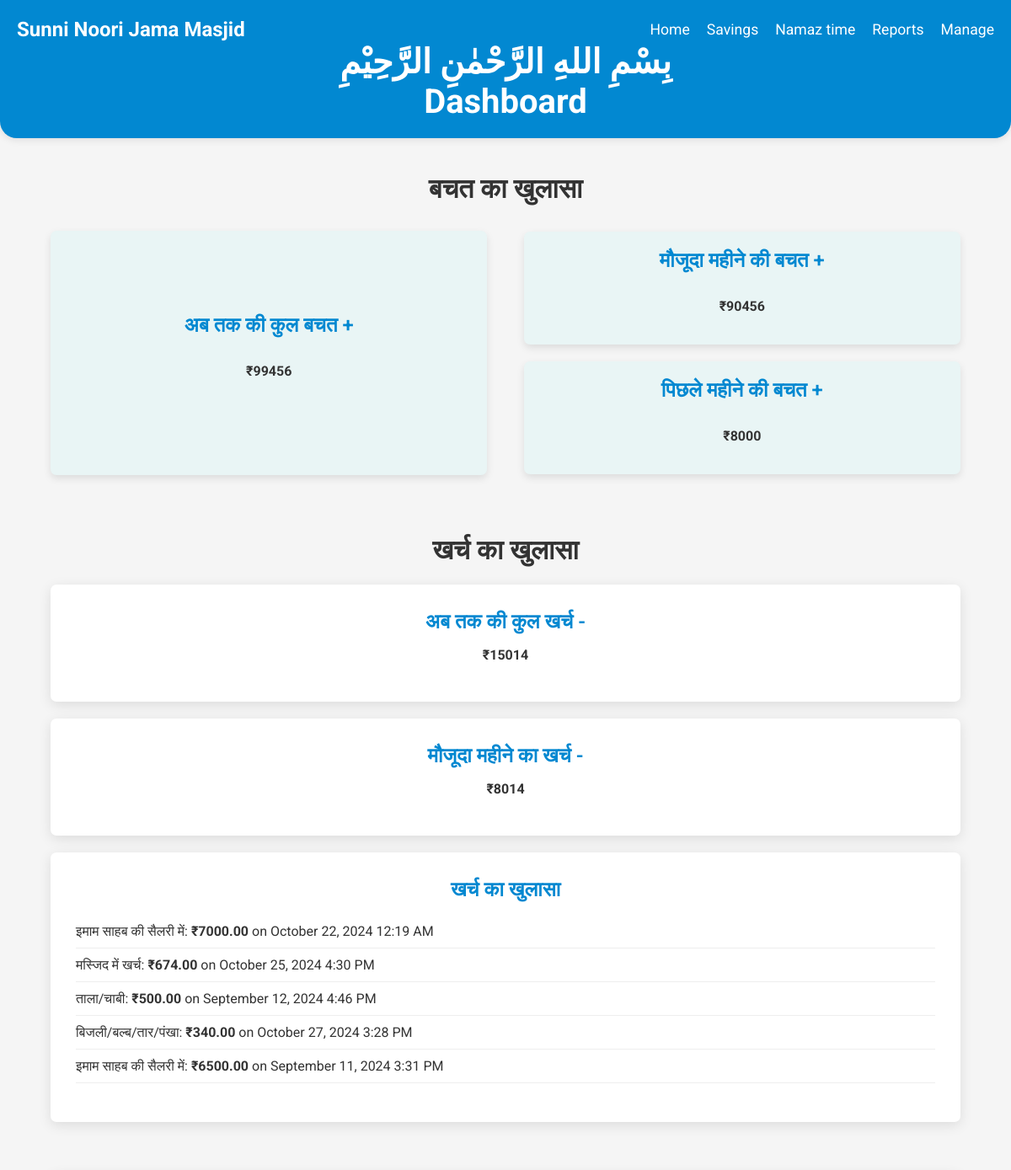
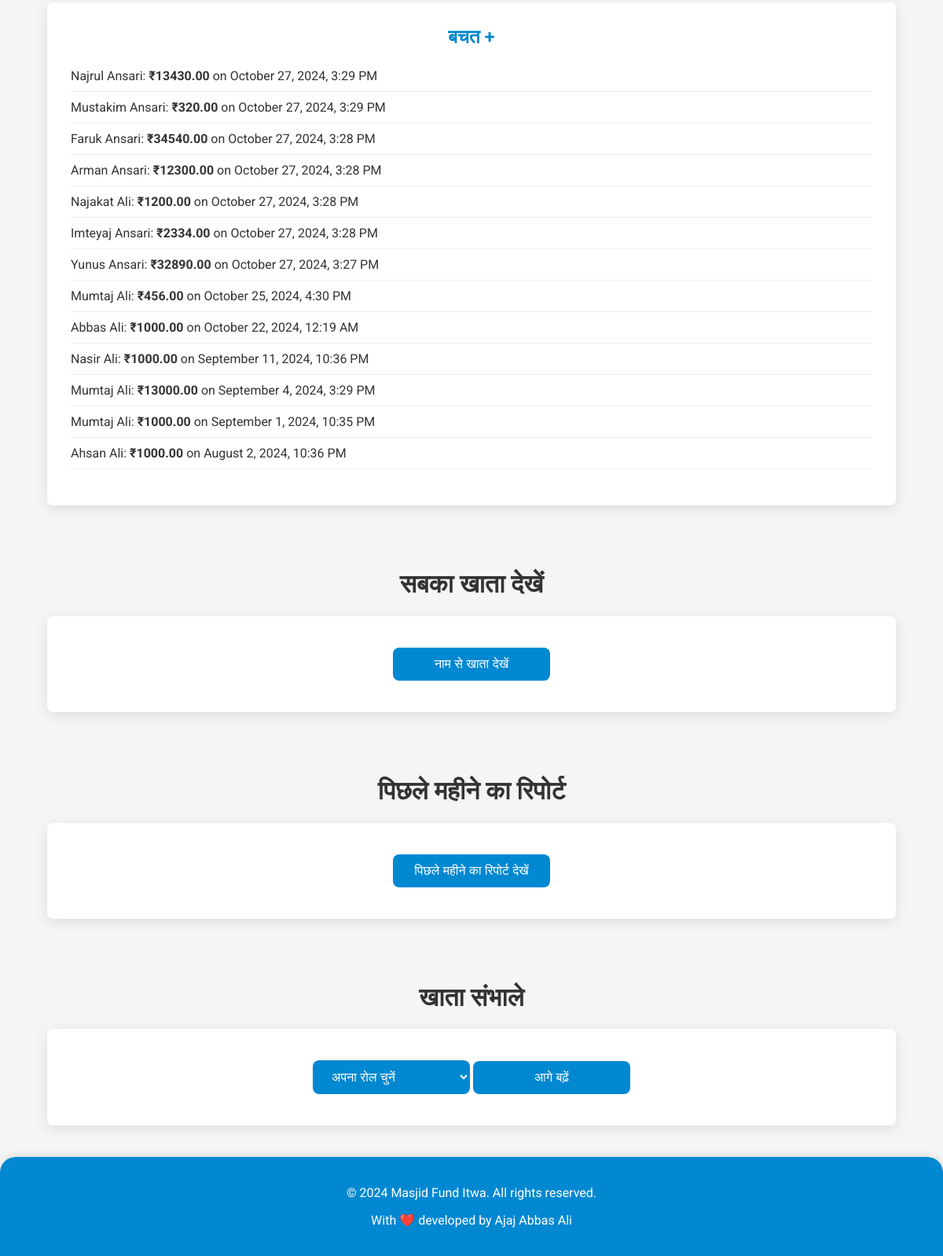
/home/, run on the app's committed database (2 pictures, top to bottom).
### community_fund/models.py (models this page shows, shortened)
class Deduction(models.Model):
    CATEGORY_CHOICES = [
        ('इमाम साहब की सैलरी में', 'इमाम साहब की सैलरी में'),
        ('मस्जिद में खर्च', 'मस्जिद में खर्च'),
        ('बिजली/बल्ब/तार/पंखा', 'बिजली/बल्ब/तार/पंखा'),
        ('साउंड सिस्टम', 'साउंड सिस्टम'),
        ('ईद में सजावट', 'ईद में सजावट'),
        ('कुर्बानी में सजावट', 'कुर्बानी में सजावट'),
        ('चापाकल', 'चापाकल'),
        ('वाइपर खरीदने में', 'वाइपर खरीदने में'),
        ('झाड़ू', 'झाड़ू'),
        ('ताला/चाबी', 'ताला/चाबी'),
        ('लोटा', 'लोटा'),
        ('पेंटिंग', 'पेंटिंग'),
        ('ईंट', 'ईंट'),
        ('गिट्टी', 'गिट्टी'),
        ('बालू', 'बालू'),
        ('सीमेंट', 'सीमेंट'),
        ('छड़', 'छड़'),
        ('मिस्त्री/लेबर', 'मिस्त्री/लेबर'),
        ('टाइल्स', 'टाइल्स'),
    ]
    category = models.CharField(max_length=30, choices=CATEGORY_CHOICES)
    amount = models.DecimalField(max_digits=10, decimal_places=2)
    date = models.DateTimeField(default=timezone.now)

class Transaction(models.Model):
    user = models.ForeignKey(User, on_delete=models.CASCADE)
    amount = models.DecimalField(max_digits=10, decimal_places=2)
    date = models.DateTimeField(default=timezone.now)

class User(models.Model):
    name = models.CharField(max_length=100)
    joined_date = models.DateTimeField(default=timezone.now)
    is_active = models.BooleanField(default=True)

### community_fund/views.py (the view)
# urls.py: path('home/', views.home, name='home'),
def home(request):
    now = timezone.now()
    total_savings = Transaction.objects.aggregate(total=Sum('amount'))['total'] or 0
    current_month_deductions = Deduction.objects.filter(
        date__year=now.year,
        date__month=now.month
    ).aggregate(total=Sum('amount'))['total'] or 0
    total_deductions = Deduction.objects.aggregate(total=Sum('amount'))['total'] or 0
    net_total_savings = total_savings - total_deductions
    current_month_savings = Transaction.objects.filter(
        date__year=now.year,
        date__month=now.month
    ).aggregate(total=Sum('amount'))['total'] or 0
    now = timezone.now()
    current_month = now.month
    current_year = now.year
    first_day_of_current_month = datetime.date(current_year, current_month, 1)
    last_day_of_current_month = datetime.date(current_year, current_month, monthrange(current_year, current_month)[1])
    first_day_of_previous_month = datetime.date(current_year, current_month - 1, 1) if current_month > 1 else datetime.date(current_year - 1, 12, 1)
    last_day_of_previous_month = timezone.make_aware(datetime.datetime(current_year, current_month, 1) - datetime.timedelta(days=1))
    current_month_transactions = Transaction.objects.filter(date__range=[first_day_of_current_month, now])
    current_month_savings_after_deduction = current_month_savings - current_month_deductions
    recent_transactions = Transaction.objects.order_by('-date')[:15]
    previous_month_transactions = Transaction.objects.filter(date__range=[first_day_of_previous_month, last_day_of_previous_month])
    previous_month_deductions = Deduction.objects.filter(date__range=[first_day_of_previous_month, last_day_of_previous_month])
    total_income_previous = previous_month_transactions.aggregate(total=Sum('amount'))['total'] or 0
    total_deductions_previous = previous_month_deductions.aggregate(total=Sum('amount'))['total'] or 0
    total_savings_previous = total_income_previous - total_deductions_previous
    context = {
        'total_savings': net_total_savings,
        'current_month_savings': current_month_savings_after_deduction,
        'current_month_deductions': current_month_deductions,  # Current month deductions
        'total_deductions': total_deductions,  # Total deductions till now
        'recent_transactions': recent_transactions,
        'deductions': Deduction.objects.all(),  # Fetch all deductions to display in the template
        'total_savings_previous': total_savings_previous,
    }
    return render(request, 'home.html', context)

### community_fund/templates/home.html (shortened to what this page needs)
{% load static %}
<!DOCTYPE html>
<html lang="en">
<head>
</head>
<body>
    <header>
        <nav class="navbar">
            <div class="navbar-brand">Sunni Noori Jama Masjid</div>
            <div class="navbar-links" id="navbarLinks">
                <a href="{% url 'home' %}">Home</a>
                <a href="{% url 'home' %}">Savings</a>
                <a href="{% url 'namaz_times' %}">Namaz time</a>
                <a href="{% url 'generate_user_report' %}">Reports</a>
                <a href="{% url 'add_transaction' %}">Manage</a>
            </div>
        </nav>
        <h1>بِسْمِ اللهِ الرَّحْمٰنِ الرَّحِيْمِ</h1>
        <h1>Dashboard</h1>
    </header>
    <div class="section">
        <h1>बचत का खुलासा</h1>
        <div class="savings-container">
            <div class="savings-right">
                <div class="savings-card" style="width: 100%; height: 94%;">
                    <h2>अब तक की कुल बचत +</h2>
                    <p><strong>₹{{ total_savings }}</strong></p>
                </div>
            </div>
            <div class="savings-left">
                <div class="savings-card">
                    <h2>मौजूदा महीने की बचत +</h2>
                    <p><strong>₹{{ current_month_savings }}</strong></p>
                </div>
                <div class="savings-card">
                    <h2>पिछले महीने की बचत +</h2>
                    <p><strong>₹{{ total_savings_previous }}</strong></p>
                </div>
            </div>
        </div>
    </div>
    <div class="section">
        <h1>खर्च का खुलासा</h1>
        <div class="card">
            <h2>अब तक की कुल खर्च -</h2>
            <p><strong>₹{{ total_deductions }}</strong></p>
        </div>
        <div class="card">
            <h2>मौजूदा महीने का खर्च -</h2>
            <p><strong>₹{{ current_month_deductions }}</strong></p>
        </div>
        <div class="card">
            <h2>खर्च का खुलासा</h2>
            {% if deductions %}
                <ul>
                    {% for deduction in deductions %}
                        <li>{{ deduction.category }}: <strong>₹{{ deduction.amount }}</strong> on {{ deduction.date|date:"F j, Y g:i A" }}</li>
                    {% endfor %}
                </ul>
            {% else %}
                <p>कोई कटौती दर्ज नहीं की गई है g</p>
            {% endif %}
        </div>
    </div>
    <div class="section">
        <div class="card">
            <h2>बचत +</h2>
            {% if recent_transactions %}
                <ul>
                    {% for transaction in recent_transactions %}
                        <li>{{ transaction.user.name }}: <strong>₹{{ transaction.amount }}</strong> on {{ transaction.date|date:"F j, Y, g:i A" }}</li>
                    {% endfor %}
                </ul>
            {% else %}
                <p>बचत दर्ज नहीं कराई गई है</p>
            {% endif %}
        </div>
    </div>
    <div class="section">
        <h1>सबका खाता देखें</h1>
        <div class="card">
            <a href="{% url 'generate_user_report' %}">
                <button class="button" type="button">नाम से खाता देखें</button>
            </a>
        </div>
    </div>
    <div class="section">
        <h1>पिछले महीने का रिपोर्ट</h1>
        <div class="card">
            <a href="{% url 'monthwise_report' %}">
                <button class="utton" type="button">पिछले महीने का रिपोर्ट देखें</button>
            </a>
        </div>
    </div>
    <div class="section">
        <h1>खाता संभाले</h1>
        <div class="card">
            <select id="userRoleDropdown" class="button">
                <option value="">अपना रोल चुनें</option>
            </select>
            <button class="button" type="button" onclick="redirectBasedOnRole()">आगे बढ़ें</button>
        </div>
    </div>
    <footer>
        <p>© 2024 Masjid Fund Itwa. All rights reserved.</p>
        <p>With ❤️ developed by Ajaj Abbas Ali</p>
    </footer>
</body>
</html>

### community_fund/templates/home.html (style rules this page uses)
* { box-sizing: border-box; }
body, html { margin: 0; padding: 0; }
body { font-family: 'Roboto', sans-serif; background: #f5f5f5; margin: 0; padding: 0; color: #333; display: flex; flex-direction: column; align-items: center; min-height: 100vh; }
header { background: #0288d1; color: white; width: 100%; text-align: center; padding: 20px 0; border-radius: 0 0 20px 20px; box-shadow: 0 2px 10px rgba(0, 0, 0, 0.1); margin: 0; }
header h1 { margin: 0; font-size: 2.5em; }
.section { display: flex; flex-direction: column; align-items: center; width: 90%; max-width: 1200px; margin: 20px 0; }
.savings-container { display: flex; justify-content: space-between; width: 100%; }
.savings-left { display: flex; flex-direction: column; width: 48%; justify-content: space-between; }
.savings-right { width: 48%; display: flex; align-items: center; }
.savings-left .savings-card { height: 50%; }
.savings-card { background: #e9f5f5; border-radius: 7px; padding: 20px; box-shadow: 0 4px 10px rgba(0, 0, 0, 0.1); margin: 10px 0; text-align: center; transition: transform 0.3s ease; display: flex; flex-direction: column; justify-content: center; }
h2 { color: #0288d1; margin: 0 0 15px; font-weight: 600; }
strong { color: #333; }
.card { background: white; border-radius: 7px; padding: 30px; box-shadow: 0 4px 15px rgba(0, 0, 0, 0.1); width: 100%; text-align: center; margin-bottom: 20px; transition: transform 0.3s ease; }
ul { list-style: none; padding: 0; text-align: left; }
li { padding: 10px 0; border-bottom: 1px solid #eee; }
.button { background: #0288d1; color: white; padding: 12px 20px; border: none; border-radius: 8px; font-size: 16px; cursor: pointer; margin: 10px 0; transition: background 0.3s, transform 0.3s; width: 100%; max-width: 200px; }
.utton { background: #0288d1; color: white; padding: 12px 20px; border: none; border-radius: 8px; font-size: 16px; cursor: pointer; margin: 10px 0; transition: background 0.3s, transform 0.3s; width: 100%; max-width: 200px; }
footer { margin-top: auto; padding: 20px; text-align: center; background-color: #0288d1; color: white; width: 100%; border-radius: 20px 20px 0 0; box-shadow: 0 -2px 10px rgba(0, 0, 0, 0.1); }
.navbar { display: flex; justify-content: space-between; align-items: center; width: 100%; background: #0288d1; padding: 1px 20px; position: relative; }
.navbar-brand { color: white; font-size: 1.5em; font-weight: bold; }
.navbar-links { display: flex; gap: 20px; }
.navbar-links a { color: white; text-decoration: none; font-size: 1.1em; }

### data on the page
Deduction: category "इमाम साहब की सैलरी में", amount "7000.00", date "October 22, 2024 12:19 AM"
Deduction: category "मस्जिद में खर्च", amount "674.00", date "October 25, 2024 4:30 PM"
Deduction: category "ताला/चाबी", amount "500.00", date "September 12, 2024 4:46 PM"
Deduction: category "बिजली/बल्ब/तार/पंखा", amount "340.00", date "October 27, 2024 3:28 PM"
Deduction: category "इमाम साहब की सैलरी में", amount "6500.00", date "September 11, 2024 3:31 PM"

### other printed values
{{ total_savings }} "99456"
{{ current_month_savings }} "90456"
{{ total_savings_previous }} "8000"
{{ total_deductions }} "15014"
{{ current_month_deductions }} "8014"
